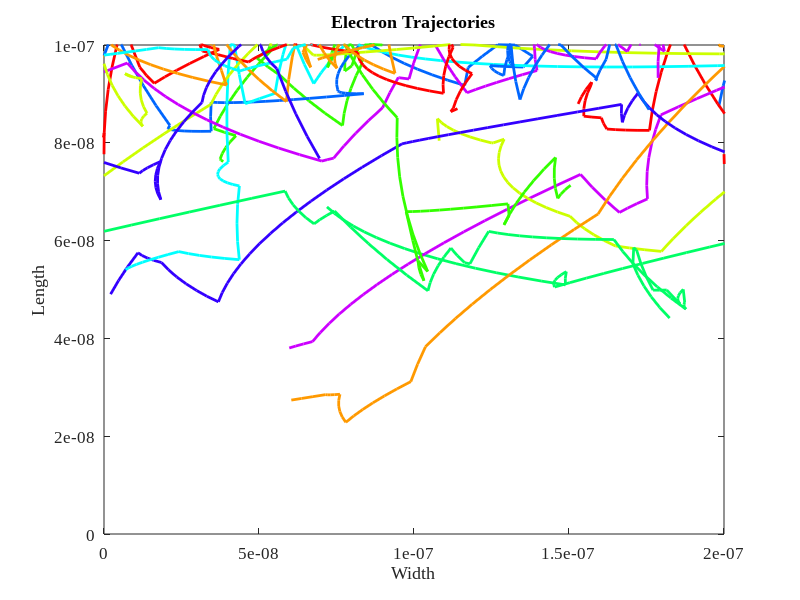
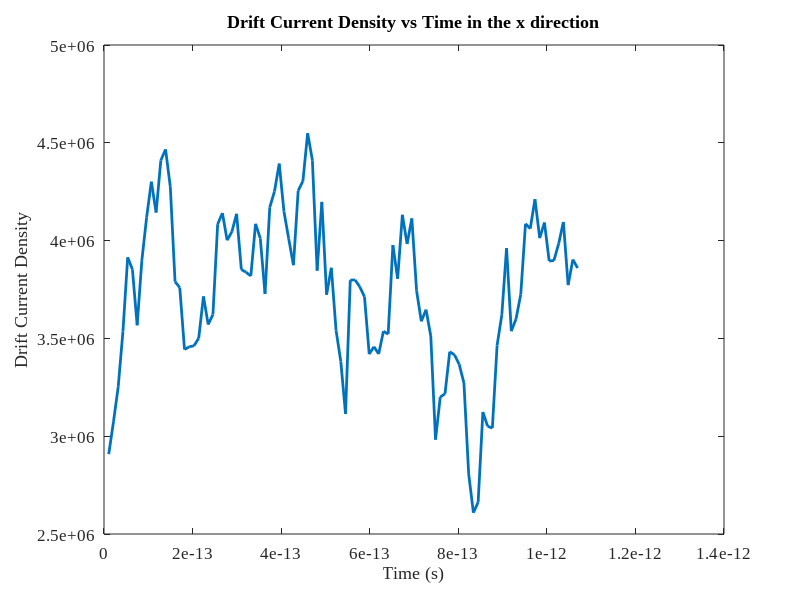
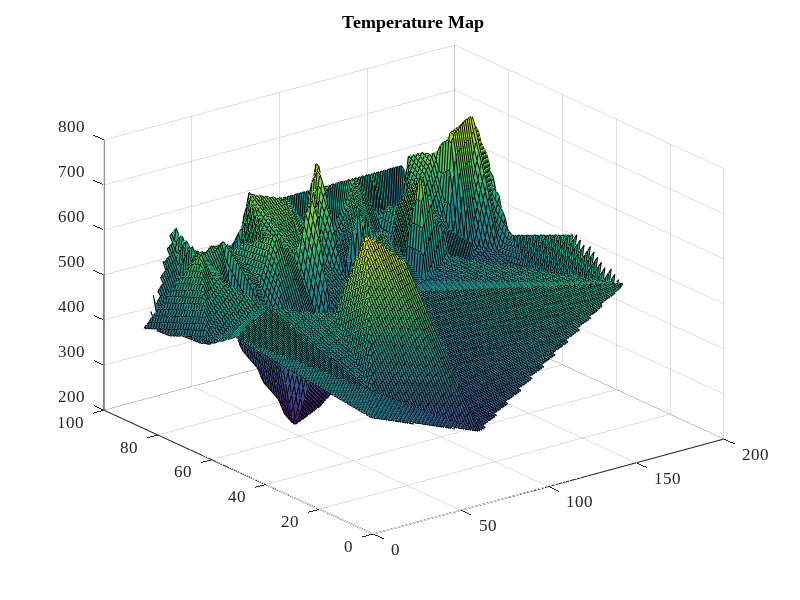
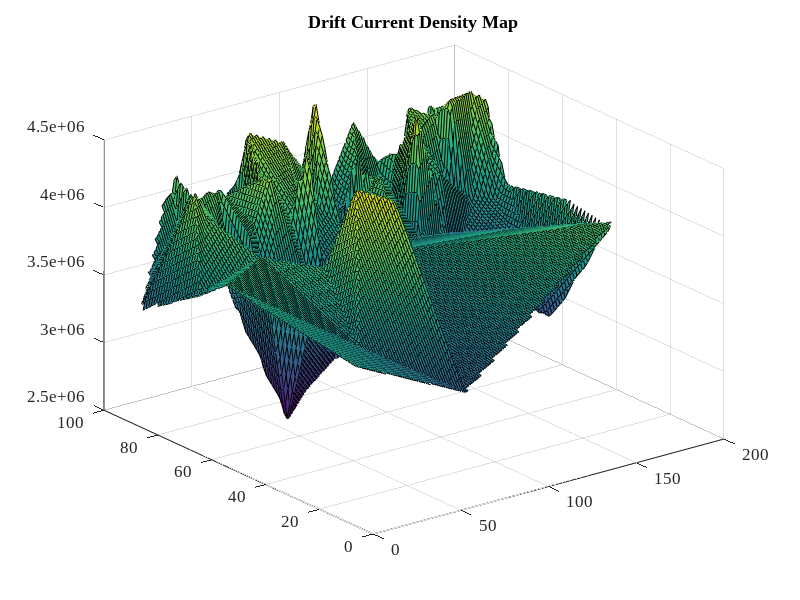

Recreate these plots in MATLAB, in order. (Note: this script raises an error after producing the figures.)
%% Assignment 3
%   Monte-Carlo/Finite Difference Method
%
%  Author: Ragini Bakshi, March 2021

set(0,'DefaultFigureWindowStyle','docked')
set(0, 'defaultaxesfontsize', 12)
set(0, 'defaultaxesfontname', 'Times New Roman')
set(0, 'DefaultLineLineWidth',2);

clear all
close all

% Constants taken directly from 4700 Repo DriftDiffTran
global C

C.q_0 = 1.60217653e-19;             % electron charge
C.hb = 1.054571596e-34;             % Dirac constant
C.h = C.hb*2*pi;                    % Planck constant
C.m_0 = 9.10938215e-31;             % resting electron mass in kg
C.kb = 1.3806504e-23;               % Boltzmann constant
C.eps_0 = 8.854187817e-12;          % vacuum permittivity
C.Mun_0 = 1.2566370614e-6;          % vacuum permeability
C.c = 299792458;                    % speed of light
C.m_n = 0.26*C.m_0;                 % effective mass of electrons in kg

% Simulation Parameters
width = 200e-9;         % nm goes along x axis
height = 100e-9;        % nm goes along y axis
Temp = 300;             % Temp in K
tmn = 0.2e-13;          % mean time between collisions

C.Vt = C.kb*Temp/C.q_0;

%% Part 1: Modified Monte-Carlo simulator without bottle-neck
% V = 0.1V is applied across the x axis of the semiconductor
% Assuming the Electric field is constant over the semiconductor:

elec_field_x = 1 / width         % in V/m
elec_field_y = 0.1/width;                  % no electric field in y-direction yet

% b. Force on each electron is also constant because of constant E
force_on_e_x = C.q_0*elec_field_x  % in kg-m/s^2
force_on_e_y = C.q_0*elec_field_y  % in kg-m/s^2

% c. Acceleration on the electrons: a = Force/effective mass of electron
acc_on_e_x = force_on_e_x / C.m_n  % in m/s^2
acc_on_e_y = force_on_e_y / C.m_n  % in m/s^2

% d. The relationship between electron drift current density and average
% carrier velocity is given by: 
% J[drift current density] = q [e- charge] * electron concentration * v_th [thermal velocity]
C.conc = 10e15*100*100;              % given electron concentration in m^-2
v_th = sqrt((2*C.kb*Temp)/C.m_n);    % Thermal Velocity in m/s
MFP = v_th*tmn;                      % mean free path

% Mean Free Path is the average free path an electron travels before it
% experiences scattering due to background features such as impurities,
% silicon imperfections, etc.

% 2D plot that demonstrates their curved trajectories:
%%%%%%%%%%%%%%%%%%%%%%%% INSERT SIM from A1 HERE %%%%%%%%%%%%%%%%%%%%%%%%%%%%%%%%%%%%%%
% Part 1 Simulation: Modified Assignment 1
% Part 1 Parameters
steps = 100;                    % number of steps
total_elec = 100;               % total number of electrons simulated
n_elec = 10;                    % number of electrons plotted
dt = width/(v_th*100);          % spacial time step is smaller than 1/100 of region size
path_pinks = hsv(n_elec);       % colours for each path/trajectory

%Scattering probability setup
nominal_prob_scat = 1 - (exp(-1*dt/tmn));           % remains constant, is defined by exponential scattering probability equation
prob_at_each_electron = rand(total_elec,1);    % is different for each electron


% Assign position and velocity to each electron in the array
for i = 1:total_elec
    x = rand(total_elec,1)*width;           % x position
    y = rand(total_elec,1)*height;          % y position
    x_vel_row(i) = sqrt(C.kb*Temp/C.m_0)+randn()*v_th;         % x velocity with mean v_th and std deviation sqrt(kT/m)
    y_vel_row(i) = sqrt(C.kb*Temp/C.m_0)+randn()*v_th;         % x velocity with mean v_th and std deviation sqrt(kT/m)
end

% Convert X_vel_row and Y_vel_row into columns for future vector operations
% and add new x velocity component due to electric field
x_vel = x_vel_row' + acc_on_e_x*dt;
y_vel = y_vel_row' + acc_on_e_y*dt;

% time t for temperature
t = [1:steps].*dt;

for step = 1:steps
    x_old(1) = x(1);
    y_old(1) = y(1)';
    Si_temp(1) = 300;
       
    for j = 1:total_elec
        %Used for plotting
        x_old(j) = x(j);
        y_old(j) = y(j);
        dontplot_2 = false;               % if it wraps around edges, dont plot the line
        % scatter if applicable
        if(nominal_prob_scat > 2*rand())
            % reset x and y velocities to random numbers
            x_vel(j) = sqrt(C.kb*Temp/C.m_0)+randn()*v_th;
            y_vel(j) = sqrt(C.kb*Temp/C.m_0)+randn()*v_th;
        end
                
        % Move the electron if its ok
        if y(j) < 0
            % its going past the bottom edge; reflect it
            y_vel(j) = y_vel(j)*(-1);
            y(j) = 0;
            x(j) = x(j) + x_vel(j)*dt + 0.5*acc_on_e_x*dt*dt;
            x_vel(j) = x_vel(j) + acc_on_e_x*dt;
            y_vel(j) = y_vel(j) + acc_on_e_y*dt;
            
        elseif y(j) > height
            % its going past the top edge; reflect it
            y_vel(j) = y_vel(j)*(-1) + acc_on_e_y*dt;
            x_vel(j) = x_vel(j) + acc_on_e_x*dt;
            y(j) = height;
            x(j) = x(j) + x_vel(j)*dt;
            
        elseif x(j) < 0
            % its going past the left edge; wrap it to right
            x(j) = width;
            if y_vel(j) > 0
                y(j) = y(j) + 2e-9;
            else y(j) = y(j) - 2e-9;
            end
            dontplot_2 = true;
            x_vel(j) = x_vel(j) + acc_on_e_x*dt;
            y_vel(j) = y_vel(j) + acc_on_e_y*dt;
            
        elseif x(j) > width
            % its going past the right edge; wrap it to left
            x(j) = 0;
            if y_vel(j) > 0
                y(j) = y(j) + 2e-9;
            else y(j) = y(j) - 2e-9;
            end
            dontplot_2 = true;
            x_vel(j) = x_vel(j) + acc_on_e_x*dt;
            y_vel(j) = y_vel(j) + acc_on_e_y*dt;
            
        else % update position and velocities
            x(j) = x(j) + x_vel(j)*dt + 0.5*acc_on_e_x*dt*dt;
            y(j) = y(j) + y_vel(j)*dt + 0.5*acc_on_e_y*dt*dt;
            x_vel(j) = x_vel(j) + acc_on_e_x*dt;
            y_vel(j) = y_vel(j) + acc_on_e_y*dt;
        end
        
        if(j < n_elec && dontplot_2 == false)
            figure(1)
            plot([x_old(j) x(j)],[y_old(j) y(j)],'Color', path_pinks(j,:))
            title('Electron Trajectories');
            axis([0 width 0 height])
            xlabel('Width')
            ylabel('Length')
            hold on
            pause(0.01)
        end
        
    end
    x_v_mean(step) = mean(x_vel);
    J(step) = C.conc*C.q_0*x_v_mean(step); 
    
    
    Si_temp(step) = (mean((sum(x_vel).^2)+ sum(y_vel).^2))*C.m_n / (C.kb*2*10^4);
    
end

% Plot of current over time in the x direction:
figure(2)
plot(t,J)
title('Drift Current Density vs Time in the x direction')
xlabel('Time (s)')
ylabel('Drift Current Density')

% figure(3)
% plot(Si_temp)
% hold on;
% title('Temp vs Time')
% xlabel('Time (s)')
% ylabel('Temp (K)')

% e. Density and temperature maps:
figure(3)
[gridX, gridY] = meshgrid(linspace(min(x), max(x), 200), linspace(min(y), max(y), 100));
surf(griddata(x, y, Si_temp, gridX, gridY));
title('Temperature Map')

figure(4)
[grid_curr_X, grid_curr_Y] = meshgrid(linspace(0, width, 200), linspace(0, height, 100));
surf(griddata(x, y, J, grid_curr_X, grid_curr_Y));
title('Drift Current Density Map');


%% Part 2: Modified Finite Difference Method 
% Aim here is to calculate an Electric Field and use as input to Monte-Carlo with bottleneck

% a. Potential with the bottle-neck inserted:
part = 2;       % saddle shape
nx = 200;
ny = 100;

[Curr, Vmap, Ex, Ey, eFlowx, eFlowy ] = ass_3_Solve(nx, ny, 100, 10e-9, [0.8 0], part);
force_in_x = Ex*1e9*C.q_0;
acc_in_x = force_in_x ./ C.m_n;

force_in_y = Ey*1e9*C.q_0;
acc_in_y = force_in_y ./ C.m_n;

% Plot boxes
Boxes = {};
Boxes{1}.X = [0.8 1.2]*1e-7;
Boxes{1}.Y = [0.6 1.0]*1e-7;
Boxes{1}.BC = 's';

Boxes{2}.X = [0.8 1.2]*1e-7;
Boxes{2}.Y = [0.0 0.4]*1e-7;
Boxes{2}.BC = 's';

% 
% Width = 100;
% Height = 50;
% 
% x = linspace(-Width/2, Width/2, nx);
% y = linspace(0, Height, ny);
% V = zeros(nx, ny);
% 
% figure(6)
% view(45, 45)
% b = Width/2;
% a = Height;

% 3D plot of potential = surface plot of V(x,y)
% 2D electric field vector plot using quiver
figure(6)
view(45, 45)
subplot(2,1,1), H = surf(Vmap');
set(H, 'linestyle', 'none');
title('3D plot of potential = surface plot of V(x,y)')
view(0,90)
subplot(2,1,2),quiver(Ex', Ey');
axis([0 nx 0 ny]);
title('2D electric field vector plot using quiver');

% b. Electric Field potential calculation done in function ass_3_Solve

% c. Using this field as input to MC in part 1 and the resultant 2D plot of
% particle trajectories under the new Electric field
figure(7)
plot([Boxes{1}.X(1), Boxes{1}.X(1)], [Boxes{1}.Y], 'r');
hold on;
plot([Boxes{1}.X(2), Boxes{2}.X(2)], [Boxes{1}.Y], 'r');
hold on;
plot([Boxes{1}.X(2), Boxes{2}.X(2)], [Boxes{2}.Y], 'r');
hold on;
plot([Boxes{1}.X(1), Boxes{1}.X(1)], [Boxes{2}.Y], 'r');
hold on;
plot([Boxes{1}.X(1), Boxes{1}.X(2)], [Boxes{1}.Y(1), Boxes{1}.Y(1)], 'r');
hold on;
plot([Boxes{2}.X(1), Boxes{2}.X(2)], [Boxes{2}.Y(2), Boxes{2}.Y(2)], 'r');
hold on;
axis([0 width 0 height]);
title('Location of boxes')
hold on;
%%%%%%%%%%%%%%%%%%%%%%%% INSERT SIM from A1 HERE %%%%%%%%%%%%%%%%%%%%%%%%%%%%%%%%%%%%%%
% Part 2 Simulation: Modified Assignment 1 + 2
% Part 2 Parameters
steps = 100;                    % number of steps
total_elec = 100;               % total number of electrons simulated
n_elec = 10;                    % number of electrons plotted
dt = width/(v_th*100);          % spacial time step is smaller than 1/100 of region size
path_pinks = hsv(n_elec);       % colours for each path/trajectory

%Scattering probability setup
nominal_prob_scat = 1 - (exp(-1*dt/tmn));           % remains constant, is defined by exponential scattering probability equation

% Assign position and velocity to each electron in the array
for i = 1:total_elec
    x_position = rand(total_elec,1)*width;           % x position
    y_position = rand(total_elec,1)*height;          % y position
    
    xlim = (x_position(i) <= 1.2*10-7) && (x_position(i) >= 0.8*10-7);
    ylim = (y_position(i) <= 0.4*10-7) || (y_position(i) >= 0.6*10-7);
    
    while(xlim && ylim) %while starting within box, rerandomize
        x_position = rand(total_elec,1)*width;           % x position
        y_position = rand(total_elec,1)*height;          % y position
    end
    
    x_vel_roww(i) = sqrt(C.kb*Temp/C.m_0)+randn()*v_th;         % x velocity with mean v_th and std deviation sqrt(kT/m)
    y_vel_roww(i) = sqrt(C.kb*Temp/C.m_0)+randn()*v_th;         % x velocity with mean v_th and std deviation sqrt(kT/m)
end

% Convert X_vel_row and Y_vel_row into columns for future vector operations
% and add new x velocity component due to electric field
x_velocity = x_vel_roww'; %+ acc_in_x*dt;
y_velocity = y_vel_roww'; %+ acc_in_y*dt;

% time t for temperature
t = 0;
t = [1:steps].*dt;

step = 0;       % reset step
x_old = zeros(1,steps);
y_old = zeros(1,steps);
Si_temp = zeros(1,steps);

for step = 1:steps
    x_old(1) = x_position(1);
    y_old(1) = y_position(1)';
    Si_temp(1) = 300;
       
    for j = 1:total_elec
        % logical limits for boxes
        y_lim_2 = (y_position >= 0.6*10^-7);
        y_lim_1 = (y_position <= 0.4*10^-7);
        x_lim_l = (x_position >= 0.8*10^-7);
        x_lim_r = (x_position <= 1.2*10^-7);
        
        
        
        %Used for plotting
        x_old(j) = x_position(j);
        y_old(j) = y_position(j);
        dontplot_2 = false;               % if it wraps around edges, dont plot the line
        
        % scatter if applicable
        if(nominal_prob_scat > 2*rand())
            % reset x and y velocities to random numbers
            x_velocity(j) = sqrt(C.kb*Temp/C.m_0)+randn()*v_th;
            y_velocity(j) = sqrt(C.kb*Temp/C.m_0)+randn()*v_th;
        end
                
        % Move the electron if its ok
        if y_position(j) < 0 
            % its going past the bottom edge; reflect it
            y_velocity(j) = y_velocity(j)*(-1);
            y_position(j) = 0;
            x_position(j) = x_position(j) + x_velocity(j)*dt + 0.5*acc_in_x(i,j)*dt*dt;
            x_velocity(j) = x_velocity(j) + acc_in_x(i,j)*dt;
            y_velocity(j) = y_velocity(j) + acc_in_y(i,j)*dt;
            
        %elseif (top edge of bottom box)
%         elseif (y_lim_1 && x_lim_r && x_lim_l)
%             y_velocity = -1*y_velocity(j);
%             %x_velocity = unchanged
%             x_position = x_position(j) + x_velocity(j)*dt + 0.5*acc_in_x(i,j)*dt*dt;
%             y_position = 0.4*10^-7;
            
        elseif y(j) > height 
            % its going past the top edge; reflect it
            y_velocity(j) = y_velocity(j)*(-1) + acc_in_y(i,j)*dt;
            x_velocity(j) = x_velocity(j) + acc_in_x(i,j)*dt;
            y_position(j) = height;
            x_position(j) = x_position(j) + x_velocity(j)*dt;
            
%         %elseif (bottom edge of top box)
%         elseif (y_lim_2 && x_lim_r && x_lim_l)
%             y_velocity = -1*y_velocity(j);
%             %x_velocity = 
%             x_position = x_position(j) + x_velocity(j)*dt + 0.5*acc_in_x(i,j)*dt*dt;
%             y_position = 0.6*10^-7;
            
%         %elseif left edges of boxes
%         elseif (y_position <= 0.4*10^-7 && (x_position <= 1.2*10-7 && x_position >= 0.8*10^-7))
%             y_velocity = 
%             x_velocity = 
%             x_position = 
%             y_position = 
%             
%         %elseif right edges of boxes
%         elseif (y_position <= 0.4*10^-7 && (x_position <= 1.2*10-7 && x_position >= 0.8*10^-7))
%             y_velocity = 
%             x_velocity = 
%             x_position = 
%             y_position = 
            
        elseif x_position(j) < 0
            % its going past the left edge; wrap it to right
            x_position(j) = width;
            if y_velocity(j) > 0
                y_position(j) = y_position(j) + 2e-9;
            else y_position(j) = y_position(j) - 2e-9;
            end
            dontplot_2 = true;
            x_velocity(j) = x_velocity(j) + acc_in_x(i,j)*dt;
            y_velocity(j) = y_velocity(j) + acc_in_y(i,j)*dt;
            
        elseif x_position(j) > width
            % its going past the right edge; wrap it to left
            x_position(j) = 0;
            if y_velocity(j) > 0
                y_position(j) = y_position(j) + 2e-9;
            else y_position(j) = y_position(j) - 2e-9;
            end
            dontplot_2 = true;
            x_velocity(j) = x_velocity(j) + acc_in_x(i,j)*dt;
            y_velocity(j) = y_velocity(j) + acc_in_y(i,j)*dt;
            
        else % update position and velocities
            x_position(j) = x_position(j) + x_velocity(j)*dt + 0.5*acc_in_y(i,j)*dt*dt;
            y_position(j) = y_position(j) + y_velocity(j)*dt + 0.5*acc_in_y(i,j)*dt*dt;
            x_velocity(j) = x_velocity(j) + acc_in_x(i,j)*dt;
            y_velocity(j) = y_velocity(j) + acc_in_y(i,j)*dt;
        end
        
        if(j < n_elec && dontplot_2 == false)
            figure(8)
            plot([x_old(j) x(j)],[y_old(j) y(j)],'Color', path_pinks(j,:))
            title('Electron Trajectories');
            axis([0 width 0 height])
            xlabel('Width')
            ylabel('Length')
            hold on
            pause(0.01)
        end
        
    end
    x_mean(step) = mean(x_velocity);
    J_2(step) = C.conc*C.q_0*x_mean(step);  
    
    Si_temp(step) = (mean((sum(x_vel).^2)+ sum(y_vel).^2))*C.m_n / (C.kb*2*10^4);
    
end



%% Part 3: Device investigation and parameter extraction
% a. Density Map Plot at 0.8V field

% b. Average current at different bottleneck widths (plot and calculaion)

% c. To make this simulation more accurate, the most obvious way would be to increase the sample size
% of electrons being simulated, decrease the dt, and simulate for longer. 







